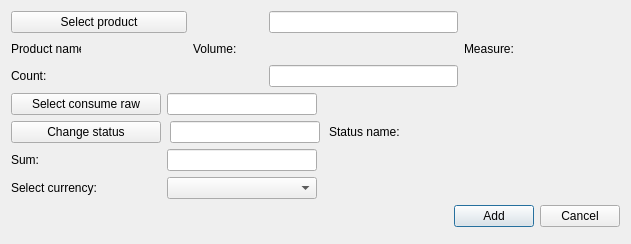
<?xml version="1.0" encoding="UTF-8"?>
<ui version="4.0">
 <class>CreateConRList</class>
 <widget class="QDialog" name="CreateConRList">
  <property name="geometry">
   <rect>
    <x>0</x>
    <y>0</y>
    <width>631</width>
    <height>244</height>
   </rect>
  </property>
  <property name="windowTitle">
   <string>Create/Update raw in consume list</string>
  </property>
  <property name="locale">
   <locale language="English" country="UnitedStates"/>
  </property>
  <property name="modal">
   <bool>false</bool>
  </property>
  <layout class="QGridLayout" name="gridLayout">
   <property name="leftMargin">
    <number>11</number>
   </property>
   <property name="topMargin">
    <number>11</number>
   </property>
   <property name="rightMargin">
    <number>11</number>
   </property>
   <property name="bottomMargin">
    <number>17</number>
   </property>
   <item row="1" column="0">
    <widget class="QLabel" name="prodNameLb">
     <property name="minimumSize">
      <size>
       <width>70</width>
       <height>0</height>
      </size>
     </property>
     <property name="maximumSize">
      <size>
       <width>70</width>
       <height>16777215</height>
      </size>
     </property>
     <property name="text">
      <string>Product name:</string>
     </property>
    </widget>
   </item>
   <item row="1" column="1">
    <widget class="QLabel" name="prodNamePh">
     <property name="minimumSize">
      <size>
       <width>100</width>
       <height>0</height>
      </size>
     </property>
     <property name="font">
      <font>
       <family>Times New Roman</family>
       <pointsize>12</pointsize>
       <weight>75</weight>
       <italic>true</italic>
       <bold>true</bold>
      </font>
     </property>
     <property name="text">
      <string/>
     </property>
    </widget>
   </item>
   <item row="1" column="3">
    <widget class="QLabel" name="volumePh">
     <property name="minimumSize">
      <size>
       <width>100</width>
       <height>0</height>
      </size>
     </property>
     <property name="font">
      <font>
       <family>Times New Roman</family>
       <pointsize>12</pointsize>
       <weight>75</weight>
       <italic>true</italic>
       <bold>true</bold>
      </font>
     </property>
     <property name="text">
      <string/>
     </property>
    </widget>
   </item>
   <item row="1" column="2">
    <widget class="QLabel" name="volumeLb">
     <property name="minimumSize">
      <size>
       <width>70</width>
       <height>0</height>
      </size>
     </property>
     <property name="maximumSize">
      <size>
       <width>70</width>
       <height>16777215</height>
      </size>
     </property>
     <property name="text">
      <string>Volume:</string>
     </property>
    </widget>
   </item>
   <item row="1" column="4">
    <widget class="QLabel" name="measureLb">
     <property name="text">
      <string>Measure:</string>
     </property>
    </widget>
   </item>
   <item row="1" column="5">
    <widget class="QLabel" name="measurePh">
     <property name="minimumSize">
      <size>
       <width>100</width>
       <height>0</height>
      </size>
     </property>
     <property name="font">
      <font>
       <family>Times New Roman</family>
       <pointsize>12</pointsize>
       <weight>75</weight>
       <italic>true</italic>
       <bold>true</bold>
      </font>
     </property>
     <property name="text">
      <string/>
     </property>
    </widget>
   </item>
   <item row="4" column="0" colspan="6">
    <layout class="QHBoxLayout" name="horizontalLayout">
     <item>
      <spacer name="horizontalSpacer">
       <property name="orientation">
        <enum>Qt::Horizontal</enum>
       </property>
       <property name="sizeHint" stdset="0">
        <size>
         <width>40</width>
         <height>20</height>
        </size>
       </property>
      </spacer>
     </item>
     <item>
      <widget class="QPushButton" name="addBtn">
       <property name="text">
        <string>Add</string>
       </property>
      </widget>
     </item>
     <item>
      <widget class="QPushButton" name="cancelBtn">
       <property name="text">
        <string>Cancel</string>
       </property>
      </widget>
     </item>
    </layout>
   </item>
   <item row="0" column="3">
    <widget class="QLineEdit" name="productEdit">
     <property name="readOnly">
      <bool>true</bool>
     </property>
    </widget>
   </item>
   <item row="2" column="3">
    <widget class="QLineEdit" name="countEdit">
     <property name="toolTip">
      <string>&lt;html&gt;&lt;head/&gt;&lt;body&gt;&lt;p&gt;For example: 100&lt;/p&gt;&lt;/body&gt;&lt;/html&gt;</string>
     </property>
    </widget>
   </item>
   <item row="0" column="0" colspan="2">
    <widget class="QPushButton" name="productBtn">
     <property name="text">
      <string>Select product</string>
     </property>
    </widget>
   </item>
   <item row="2" column="0" colspan="2">
    <widget class="QLabel" name="countLb">
     <property name="minimumSize">
      <size>
       <width>150</width>
       <height>0</height>
      </size>
     </property>
     <property name="text">
      <string>Count:</string>
     </property>
    </widget>
   </item>
   <item row="3" column="0" colspan="6">
    <widget class="QWidget" name="editSectionWgt" native="true">
     <layout class="QGridLayout" name="gridLayout_3">
      <property name="leftMargin">
       <number>0</number>
      </property>
      <property name="topMargin">
       <number>0</number>
      </property>
      <property name="rightMargin">
       <number>0</number>
      </property>
      <property name="bottomMargin">
       <number>0</number>
      </property>
      <item row="2" column="0">
       <widget class="QLabel" name="sumLb">
        <property name="minimumSize">
         <size>
          <width>150</width>
          <height>0</height>
         </size>
        </property>
        <property name="text">
         <string>Sum:</string>
        </property>
       </widget>
      </item>
      <item row="2" column="1">
       <widget class="QLineEdit" name="sumEdit">
        <property name="maximumSize">
         <size>
          <width>150</width>
          <height>16777215</height>
         </size>
        </property>
        <property name="toolTip">
         <string>&lt;html&gt;&lt;head/&gt;&lt;body&gt;&lt;p&gt;For example: 300 (pedends on currency, in that case 300 USD)&lt;/p&gt;&lt;/body&gt;&lt;/html&gt;</string>
        </property>
       </widget>
      </item>
      <item row="0" column="0">
       <widget class="QPushButton" name="consumeRawBtn">
        <property name="minimumSize">
         <size>
          <width>150</width>
          <height>0</height>
         </size>
        </property>
        <property name="maximumSize">
         <size>
          <width>150</width>
          <height>16777215</height>
         </size>
        </property>
        <property name="text">
         <string>Select consume raw</string>
        </property>
       </widget>
      </item>
      <item row="0" column="1">
       <widget class="QLineEdit" name="consumeRawEdit">
        <property name="maximumSize">
         <size>
          <width>150</width>
          <height>16777215</height>
         </size>
        </property>
        <property name="text">
         <string/>
        </property>
        <property name="readOnly">
         <bool>true</bool>
        </property>
       </widget>
      </item>
      <item row="3" column="1">
       <widget class="QComboBox" name="currencyCmb">
        <property name="maximumSize">
         <size>
          <width>150</width>
          <height>16777215</height>
         </size>
        </property>
       </widget>
      </item>
      <item row="0" column="2">
       <spacer name="horizontalSpacer_3">
        <property name="orientation">
         <enum>Qt::Horizontal</enum>
        </property>
        <property name="sizeHint" stdset="0">
         <size>
          <width>40</width>
          <height>20</height>
         </size>
        </property>
       </spacer>
      </item>
      <item row="2" column="2">
       <spacer name="horizontalSpacer_2">
        <property name="orientation">
         <enum>Qt::Horizontal</enum>
        </property>
        <property name="sizeHint" stdset="0">
         <size>
          <width>40</width>
          <height>20</height>
         </size>
        </property>
       </spacer>
      </item>
      <item row="3" column="0">
       <widget class="QLabel" name="currencyLb">
        <property name="text">
         <string>Select currency:</string>
        </property>
       </widget>
      </item>
      <item row="3" column="2">
       <spacer name="horizontalSpacer_4">
        <property name="orientation">
         <enum>Qt::Horizontal</enum>
        </property>
        <property name="sizeHint" stdset="0">
         <size>
          <width>40</width>
          <height>20</height>
         </size>
        </property>
       </spacer>
      </item>
      <item row="1" column="0" colspan="3">
       <widget class="QWidget" name="statusWidget" native="true">
        <layout class="QHBoxLayout" name="horizontalLayout_3">
         <property name="spacing">
          <number>9</number>
         </property>
         <property name="leftMargin">
          <number>0</number>
         </property>
         <property name="topMargin">
          <number>0</number>
         </property>
         <property name="rightMargin">
          <number>0</number>
         </property>
         <property name="bottomMargin">
          <number>0</number>
         </property>
         <item>
          <widget class="QPushButton" name="statusBtn">
           <property name="sizePolicy">
            <sizepolicy hsizetype="Fixed" vsizetype="Fixed">
             <horstretch>0</horstretch>
             <verstretch>0</verstretch>
            </sizepolicy>
           </property>
           <property name="minimumSize">
            <size>
             <width>150</width>
             <height>0</height>
            </size>
           </property>
           <property name="text">
            <string>Change status</string>
           </property>
          </widget>
         </item>
         <item>
          <widget class="QLineEdit" name="statusEdit">
           <property name="maximumSize">
            <size>
             <width>150</width>
             <height>16777215</height>
            </size>
           </property>
           <property name="readOnly">
            <bool>true</bool>
           </property>
          </widget>
         </item>
         <item>
          <widget class="QLabel" name="statusLb">
           <property name="text">
            <string>Status name:</string>
           </property>
          </widget>
         </item>
         <item>
          <widget class="QLabel" name="statusPh">
           <property name="minimumSize">
            <size>
             <width>120</width>
             <height>0</height>
            </size>
           </property>
           <property name="font">
            <font>
             <family>Times New Roman</family>
             <pointsize>12</pointsize>
             <weight>75</weight>
             <italic>true</italic>
             <bold>true</bold>
            </font>
           </property>
           <property name="text">
            <string/>
           </property>
          </widget>
         </item>
        </layout>
       </widget>
      </item>
     </layout>
    </widget>
   </item>
  </layout>
 </widget>
 <tabstops>
  <tabstop>productBtn</tabstop>
  <tabstop>consumeRawBtn</tabstop>
  <tabstop>consumeRawEdit</tabstop>
  <tabstop>sumEdit</tabstop>
  <tabstop>addBtn</tabstop>
  <tabstop>cancelBtn</tabstop>
 </tabstops>
 <resources/>
 <connections/>
</ui>
